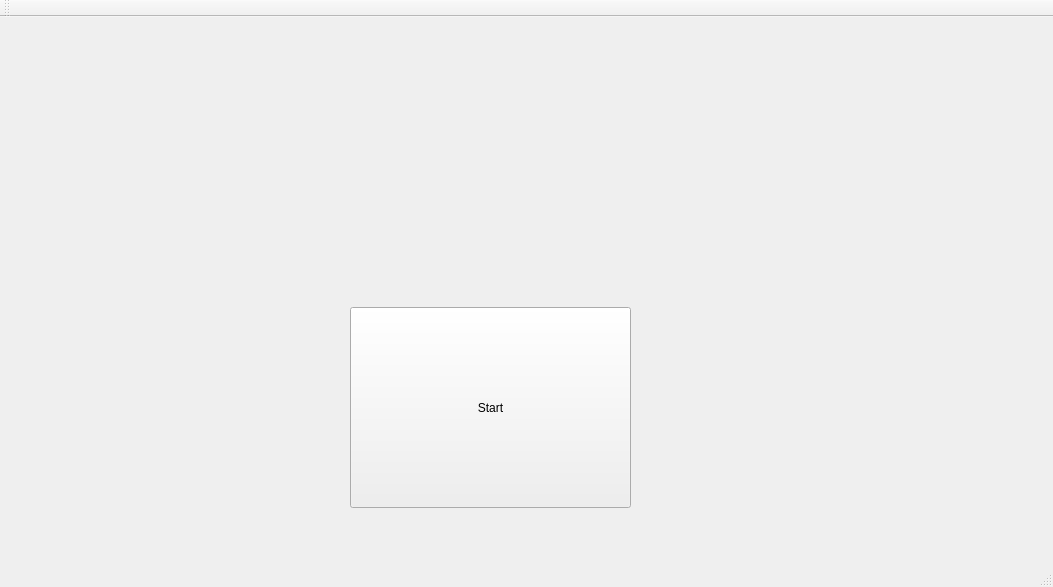
<?xml version="1.0" encoding="UTF-8"?>
<ui version="4.0">
 <class>MainWindow</class>
 <widget class="QMainWindow" name="MainWindow">
  <property name="geometry">
   <rect>
    <x>0</x>
    <y>0</y>
    <width>1053</width>
    <height>587</height>
   </rect>
  </property>
  <property name="windowTitle">
   <string>MainWindow</string>
  </property>
  <widget class="QWidget" name="centralWidget">
   <widget class="QWidget" name="horizontalLayoutWidget">
    <property name="geometry">
     <rect>
      <x>100</x>
      <y>10</y>
      <width>827</width>
      <height>241</height>
     </rect>
    </property>
    <layout class="QHBoxLayout" name="horizontalLayout">
     <item>
      <widget class="QLabel" name="label">
       <property name="text">
        <string>&lt;html&gt;&lt;head/&gt;&lt;body&gt;&lt;p&gt;&lt;img src=&quot;:/imgs/Title.png&quot;/&gt;&lt;/p&gt;&lt;/body&gt;&lt;/html&gt;</string>
       </property>
      </widget>
     </item>
    </layout>
   </widget>
   <widget class="QPushButton" name="start">
    <property name="geometry">
     <rect>
      <x>350</x>
      <y>290</y>
      <width>281</width>
      <height>201</height>
     </rect>
    </property>
    <property name="styleSheet">
     <string notr="true">font-size: 30;</string>
    </property>
    <property name="text">
     <string>Start</string>
    </property>
   </widget>
  </widget>
  <widget class="QMenuBar" name="menuBar">
   <property name="geometry">
    <rect>
     <x>0</x>
     <y>0</y>
     <width>1053</width>
     <height>26</height>
    </rect>
   </property>
  </widget>
  <widget class="QToolBar" name="mainToolBar">
   <attribute name="toolBarArea">
    <enum>TopToolBarArea</enum>
   </attribute>
   <attribute name="toolBarBreak">
    <bool>false</bool>
   </attribute>
  </widget>
  <widget class="QStatusBar" name="statusBar"/>
 </widget>
 <layoutdefault spacing="6" margin="11"/>
 <resources/>
 <connections/>
</ui>
